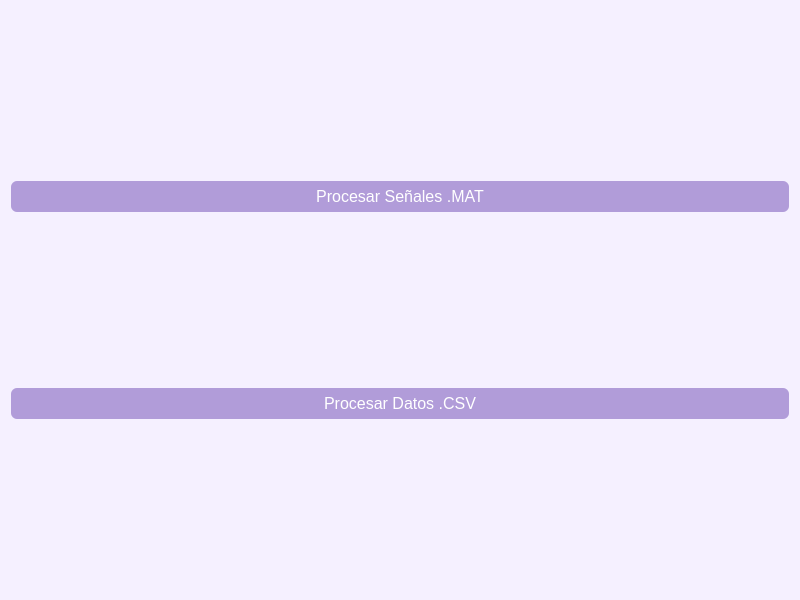
<?xml version="1.0" encoding="UTF-8"?>
<ui version="4.0">
 <class>MenuSenalUI</class>
 <widget class="QWidget" name="MenuSenalUI">
  <property name="geometry">
   <rect><x>0</x><y>0</y><width>800</width><height>600</height></rect>
  </property>
  <property name="styleSheet"><string>
QWidget {
    font-family: 'Sans Serif';
    font-size: 12pt;
    background-color: #f5f0ff;
}
QPushButton {
    background-color: #b19cd9;
    color: white;
    border-radius: 6px;
    padding: 6px;
}
QPushButton:hover {
    background-color: #a186d3;
}
QLabel {
    font-weight: bold;
}
</string></property>
  <layout class="QVBoxLayout" name="verticalLayout">

   <item><widget class="QPushButton" name="btn_mat"><property name="text"><string>Procesar Señales .MAT</string></property></widget></item>
   <item><widget class="QPushButton" name="btn_csv"><property name="text"><string>Procesar Datos .CSV</string></property></widget></item>
    
  </layout>
 </widget>
 <resources/>
 <connections/>
</ui>
